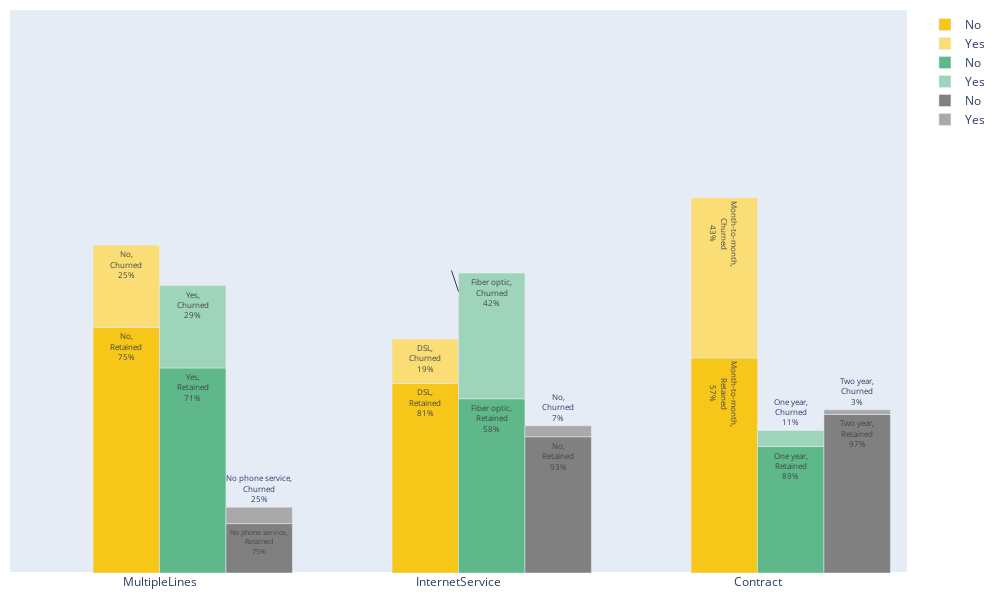

Source (notebook cell):
### Markdown cell above
##### 3a-iii. Distribution of other 'trinary' variables - Multiple [phone] lines, internet service type, contract

### Code cell
other_tri_cols = ["MultipleLines", "InternetService", "Contract"]
is_map = {"No": 2, "DSL": 0, "Fiber optic": 1}
ml_map = {"No phone service": 2, "No": 0, "Yes": 1}
c_map = {"Month-to-month": 0, "One year": 1, "Two year": 2}

other_tri_vc = create_value_counts_df(
    original_df=df,
    column_names=other_tri_cols,
    common_mapping=is_map,
    index_by_churn=False,
    MultipleLines=ml_map,
    Contract=c_map,
)

colors = {
    0: {
        "No": "#F6C619",
        "Yes": "#FADD75",
    },
    1: {
        "No": "#5EB88A",
        "Yes": "#9ED4B9",
    },
    2: {"No": "grey", "Yes": "darkgrey"},
}

is_rev = {v: k for k, v in is_map.items()}
ml_rev = {v: k for k, v in ml_map.items()}
c_rev = {v: k for k, v in c_map.items()}


feature_label = {"InternetService": is_rev, "MultipleLines": ml_rev, "Contract": c_rev}

generate_grouped_stacked_bar_charts(
    df_vc=other_tri_vc, index_by_churn=False, label_dict=feature_label, color_dict=colors
)

### Figure 1 — Plotly figure (JSON) as saved in the notebook; plotly's stock layout.template omitted (floating-point values rounded to 4 significant figures)
{"data": [{"hovertemplate": "%{y}<extra></extra>", "marker": {"color": "#F6C619"}, "name": "No", "offset": -0.2222, "offsetgroup": "0", "text": ["No,<br>Retained<br>75%", "DSL,<br>Retained<br>81%", "Month-to-month,<br>Retained<br>57%"], "textfont": {"size": 8}, "type": "bar", "width": 0.2222, "x": ["MultipleLines", "InternetService", "Contract"], "y": [2536, 1957, 2220], "yaxis": "y"}, {"hovertemplate": "%{y}<extra></extra>", "marker": {"color": "#FADD75"}, "name": "Yes", "offset": -0.2222, "offsetgroup": "0", "text": ["No,<br>Churned<br>25%", "DSL,<br>Churned<br>19%", "Month-to-month,<br>Churned<br>43%"], "textfont": {"size": 8}, "type": "bar", "width": 0.2222, "x": ["MultipleLines", "InternetService", "Contract"], "y": [849, 459, 1655], "yaxis": "y"}, {"hovertemplate": "%{y}<extra></extra>", "marker": {"color": "#5EB88A"}, "name": "No", "offset": 0, "offsetgroup": "1", "text": ["Yes,<br>Retained<br>71%", "Fiber optic,<br>Retained<br>58%", "One year,<br>Retained<br>89%"], "textfont": {"size": 8}, "type": "bar", "width": 0.2222, "x": ["MultipleLines", "InternetService", "Contract"], "y": [2117, 1799, 1306], "yaxis": "y2"}, {"hovertemplate": "%{y}<extra></extra>", "marker": {"color": "#9ED4B9"}, "name": "Yes", "offset": 0, "offsetgroup": "1", "text": ["Yes,<br>Churned<br>29%", "Fiber optic,<br>Churned<br>42%", "One year,<br>Churned<br>11%"], "textfont": {"size": 8}, "type": "bar", "width": 0.2222, "x": ["MultipleLines", "InternetService", "Contract"], "y": [850, 1297, 166], "yaxis": "y2"}, {"hovertemplate": "%{y}<extra></extra>", "marker": {"color": "grey"}, "name": "No", "offset": 0.2222, "offsetgroup": "2", "text": ["No phone service,<br>Retained<br>75%", "No,<br>Retained<br>93%", "Two year,<br>Retained<br>97%"], "textfont": {"size": 8}, "type": "bar", "width": 0.2222, "x": ["MultipleLines", "InternetService", "Contract"], "y": [510, 1407, 1637], "yaxis": "y3"}, {"hovertemplate": "%{y}<extra></extra>", "marker": {"color": "darkgrey"}, "name": "Yes", "offset": 0.2222, "offsetgroup": "2", "text": ["No phone service,<br>Churned<br>25%", "No,<br>Churned<br>7%", "Two year,<br>Churned<br>3%"], "textfont": {"size": 8}, "type": "bar", "width": 0.2222, "x": ["MultipleLines", "InternetService", "Contract"], "y": [170, 113, 48], "yaxis": "y3"}], "layout": {"annotations": [{}], "barmode": "relative", "font": {"size": 12}, "height": 600, "hovermode": "x", "margin": {"b": 10, "l": 10, "r": 10, "t": 10}, "width": 1000, "yaxis": {"range": [0, 5812.0], "showgrid": false, "showticklabels": false}, "yaxis2": {"anchor": "x", "matches": "y", "overlaying": "y", "visible": false}, "yaxis3": {"anchor": "x", "matches": "y", "overlaying": "y", "visible": false}, "yaxis4": {"anchor": "x", "matches": "y", "overlaying": "y", "visible": false}}}
